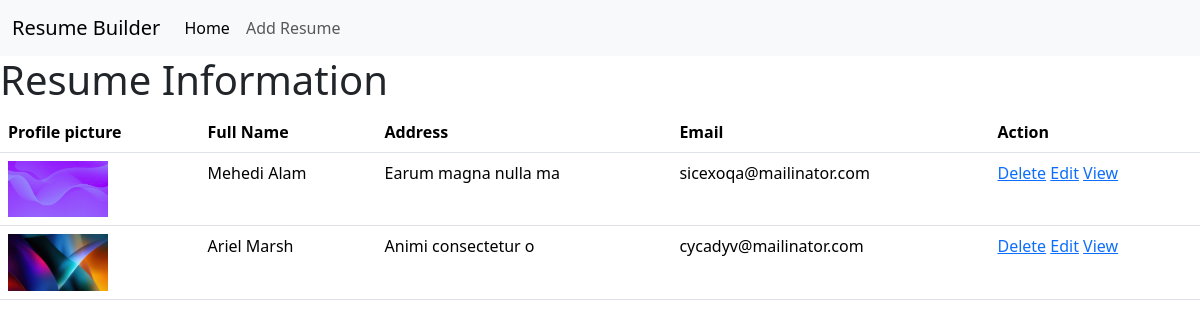
The page / on the database its author committed.
### resumeApp/models.py (models this page shows)
class resumeModel(models.Model):
    ProfilePicture=models.ImageField(upload_to='static/profilePicture')
    FullName=models.CharField(max_length=100)
    Address=models.CharField(max_length=100)
    Phone=models.CharField(max_length=100)
    Email=models.CharField(max_length=100)
    CareerObjective=models.TextField()
    Skills=models.CharField(max_length=100)
    Certification=models.CharField(max_length=100)
    Projects=models.CharField(max_length=100)
    References=models.CharField(max_length=100)

### resumeProject/views.py (the view)
# urls.py: path('', home, name='home'),
def home(request):
    resumeData=resumeModel.objects.all()
    educationData=educationModel.objects.all()
    workData=workModel.objects.all()
    resumeDic={
        'resumeData':resumeData,
        'educationData':educationData,
        'workData':workData,
    }
    return render(request, 'resume.html',resumeDic)

### template/resume.html
{% extends 'master.html' %}
{% block content %}
    <h1>Resume Information</h1>
    <table class="table">
        <thead>
            <tr>
                <th scope="col">Profile picture</th>
                <th scope="col">Full Name</th>
                <th scope="col">Address</th>
                <th scope="col">Email</th>
                <th scope="col">Action</th>
            </tr>
        </thead>
        <tbody>
            {% for i in resumeData %}
                <tr>
                    <th>
                        <img src="{{i.ProfilePicture}}" width="100px" alt="">
                    </th>
                    <td>{{i.FullName}}</td>
                    <td>{{i.Address}}</td>
                    <td>{{i.Email}}</td>
                    <td>
                        <a href="{% url 'deleteResume' i.id %}">Delete</a>
                        <a href="{% url 'editResume' i.id %}">Edit</a>
                        <a href="{% url 'viewResume' i.id %}">View</a>
                    </td>
                </tr>
            {% endfor %}
        </tbody>
    </table>
{% endblock content %}

### template/master.html (shortened to what this page needs)
<!doctype html>
<html lang="en">
<head>
    <link href="https://cdn.jsdelivr.net/npm/bootstrap@5.3.8/dist/css/bootstrap.min.css" rel="stylesheet"
>
</head>
<body>
    {% include 'navbar.html' %}
    {% block content %}
    {% endblock content %}
</body>
</html>

### template/navbar.html (shortened to what this page needs)
<nav class="navbar navbar-expand-lg bg-body-tertiary">
    <div class="container-fluid">
        <a class="navbar-brand" href="{% url 'home' %}">Resume Builder</a>
        <div class="collapse navbar-collapse" id="navbarNav">
            <ul class="navbar-nav">
                <li class="nav-item">
                    <a class="nav-link active" aria-current="page" href="{% url 'home' %}">Home</a>
                </li>
                <li class="nav-item">
                    <a class="nav-link" href="{% url 'addResume' %}">Add Resume</a>
                </li>
            </ul>
        </div>
    </div>
</nav>

### rows shown on the page
resumeModel: ProfilePicture (picture), FullName "Mehedi Alam", Address "Earum magna nulla ma", Email "sicexoqa@mailinator.com"
resumeModel: ProfilePicture (picture), FullName "Ariel Marsh", Address "Animi consectetur o", Email "cycadyv@mailinator.com"
